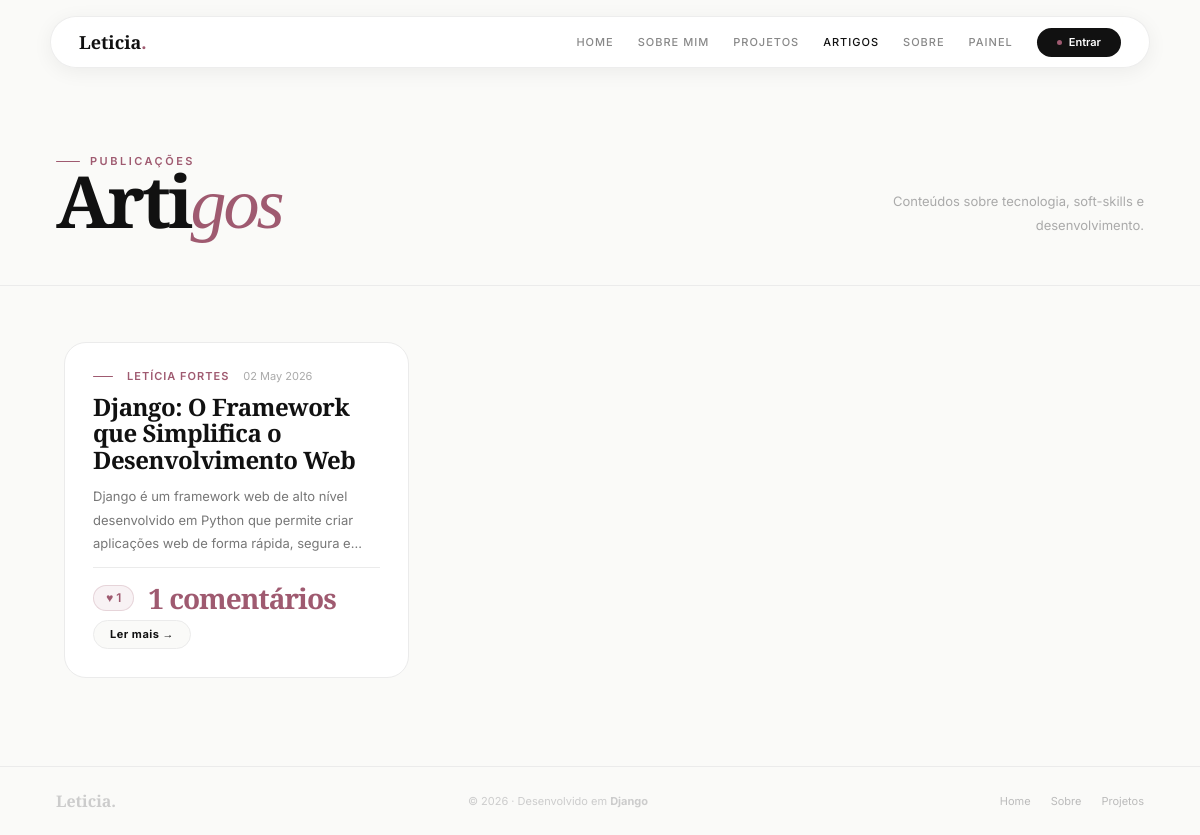
The app's page /artigos/ with its own data.
### artigos/models.py (models this page shows, shortened)
class Artigo(models.Model):
    titulo      = models.CharField(max_length=200)
    texto       = models.TextField()
    fotografia  = models.ImageField(upload_to='artigos/', blank=True, null=True)
    link_externo = models.URLField(blank=True, null=True)
    data_criacao = models.DateTimeField(auto_now_add=True)
    autor       = models.ForeignKey(User, on_delete=models.CASCADE, related_name='artigos')
    class Meta:
        ordering = ['-data_criacao']
        verbose_name = "Artigo"
        verbose_name_plural = "Artigos"
    def total_likes(self):
        return self.likes.count()
    def total_comentarios(self):
        return self.comentarios.count()

### artigos/views.py (the view)
# urls.py: path('',                           views.artigos_list_view,   name='artigos'),
def artigos_list_view(request):
    artigos = Artigo.objects.select_related('autor').all()
    return render(request, 'artigos/artigos.html', {'artigos': artigos})

### artigos/templates/artigos/artigos.html (shortened to what this page needs)
{% extends "portfolioPWEB/base.html" %}
{% block content %}
<div class="page-header">
    <div>
        <div class="section-label">Publicações</div>
        <div class="page-header-title">Arti<em>gos</em></div>
    </div>
    <div style="display:flex;flex-direction:column;align-items:flex-end;gap:12px;">
        <p class="ph-desc">Conteúdos sobre tecnologia, soft-skills e desenvolvimento.</p>
    </div>
</div>
<div class="artigos-lista">
    {% for a in artigos %}
    <article class="artigo-card">
        <div class="artigo-body">
            <div class="artigo-meta">
                <span class="artigo-autor">{{ a.autor.get_full_name|default:a.autor.username }}</span>
                <span class="artigo-data">{{ a.data_criacao|date:"d M Y" }}</span>
            </div>
            <h3 class="artigo-titulo">
                <a href="{% url 'artigo_detail' artigo_id=a.pk %}">{{ a.titulo }}</a>
            </h3>
            <p class="artigo-excerpt">{{ a.texto|truncatewords:30 }}</p>
            <div class="artigo-footer">
                <div class="artigo-acoes">
                    <a href="{% url 'artigo_like' artigo_id=a.pk %}" class="artigo-like-btn">
                        ♥ {{ a.total_likes }}
                    </a>
                    <span class="artigo-coment-count">{{ a.total_comentarios }} comentários</span>
                </div>
                <div class="artigo-links">
                    <a href="{% url 'artigo_detail' artigo_id=a.pk %}" class="proj-link-btn">Ler mais →</a>
                </div>
            </div>
        </div>
    </article>
    {% empty %}
    <div class="empty-state" style="grid-column:1/-1">
        <p>Ainda não existem artigos publicados.</p>
    </div>
    {% endfor %}
</div>
{% endblock %}

### portfolioPWEB/static/portfolioPWEB/styles.css (style rules this page uses)
:root { --bg: #fafaf8; --bg-warm: #f5f0ea; --white: #ffffff; --text: #111111; --muted: #777777; --subtle: #aaaaaa; --line: #ebebeb; --line-soft: rgba(0,0,0,0.07); --rose: #9f5a70; --rose-light: #c88495; --rose-bg: rgba(159,90,112,0.08); --rose-border: rgba(159,90,112,0.20); --shadow-sm: 0 4px 20px rgba(0,0,0,0.06); --shadow-md: 0 8px 32px rgba(0,0,0,0.08); --shadow-lg: 0 24px 60px rgba(0,0,0,0.10); --shadow-rose: 0 12px 32px rgba(159,90,112,0.25); --r-sm: 10px; --r-md: 16px; --r-lg: 22px; --r-xl: 30px; --r-full: 999px; --font-title: 'Playfair Display', Georgia, serif; --font-body: 'Inter', system-ui, sans-serif; }
*, *::before, *::after { box-sizing: border-box; margin: 0; padding: 0; }
html { scroll-behavior: smooth; }
body { font-family: var(--font-body); background: var(--bg); color: var(--text); min-height: 100vh; overflow-x: hidden; line-height: 1; }
a { text-decoration: none; color: inherit; }
.section-label { display: inline-flex; align-items: center; gap: 10px; font-size: 11px; font-weight: 600; letter-spacing: 2.5px; text-transform: uppercase; color: var(--rose); }
.section-label::before { content: ''; display: block; width: 24px; height: 1.5px; background: var(--rose); border-radius: 1px; }
.page-header { display: flex; align-items: flex-end; justify-content: space-between; gap: 24px; flex-wrap: wrap; padding: 64px 56px 48px; border-bottom: 1px solid var(--line); }
.page-header-title { font-family: var(--font-title); font-size: clamp(48px,6vw,80px); font-weight: 700; line-height: .92; letter-spacing: -3px; color: var(--text); }
.page-header-title em { font-style: italic; font-weight: 400; color: var(--rose); }
.ph-desc { font-size: 13px; line-height: 1.8; color: #aaa; max-width: 260px; text-align: right; }
.artigos-lista { display: grid; grid-template-columns: repeat(auto-fill, minmax(340px, 1fr)); gap: 2px; padding: 48px 56px 80px; }
.artigo-card { background: var(--white); border: 1px solid var(--line); border-radius: var(--r-lg); overflow: hidden; display: flex; flex-direction: column; transition: transform .3s cubic-bezier(.4,0,.2,1), box-shadow .3s, border-color .3s; margin: 8px; }
.artigo-body { padding: 28px; display: flex; flex-direction: column; gap: 12px; flex: 1; }
.artigo-meta { display: flex; align-items: center; gap: 14px; }
.artigo-autor { font-size: 11px; font-weight: 600; letter-spacing: 1px; text-transform: uppercase; color: var(--rose); }
.artigo-data { font-size: 11px; color: var(--subtle); }
.artigo-meta::before { content: ''; display: block; width: 20px; height: 1.5px; background: var(--rose); border-radius: 1px; flex-shrink: 0; }
.artigo-titulo { font-family: var(--font-title); font-size: clamp(20px, 2vw, 26px); font-weight: 700; line-height: 1.1; letter-spacing: -.5px; color: var(--text); }
.artigo-titulo a { color: inherit; transition: color .2s; }
.artigo-excerpt { font-size: 13px; line-height: 1.8; color: var(--muted); flex: 1; display: -webkit-box; -webkit-line-clamp: 3; -webkit-box-orient: vertical; overflow: hidden; }
.artigo-footer { display: flex; align-items: center; justify-content: space-between; padding-top: 16px; border-top: 1px solid var(--line); gap: 8px; flex-wrap: wrap; }
.artigo-acoes { display: flex; align-items: center; gap: 14px; }
.artigo-like-btn { font-size: 12px; font-weight: 600; color: var(--rose); background: var(--rose-bg); border: 1px solid var(--rose-border); padding: 6px 12px; border-radius: var(--r-full); transition: background .2s; cursor: pointer; }
.artigo-coment-count { font-size: 12px; color: var(--subtle); }
.artigo-links { display: flex; align-items: center; gap: 6px; }
.proj-link-btn { font-size: 11px; font-weight: 700; letter-spacing: .5px; color: var(--text); background: var(--bg); border: 1.5px solid var(--line); padding: 8px 16px; border-radius: var(--r-full); transition: all .2s; }
.artigo-coment-count { font-family: var(--font-title); font-size: 28px; font-weight: 700; color: var(--rose); letter-spacing: -1px; }

### records on screen
Artigo: autor.get_full_name "LETÍCIA FORTES", data_criacao "02 May 2026", titulo "Django: O Framework que Simplifica o Desenvolvimento Web", texto "Django é um framework web de alto nível desenvolvido em Python que permite criar aplicações web de forma rápida, segura…", total_likes "1", total_comentarios "1"
